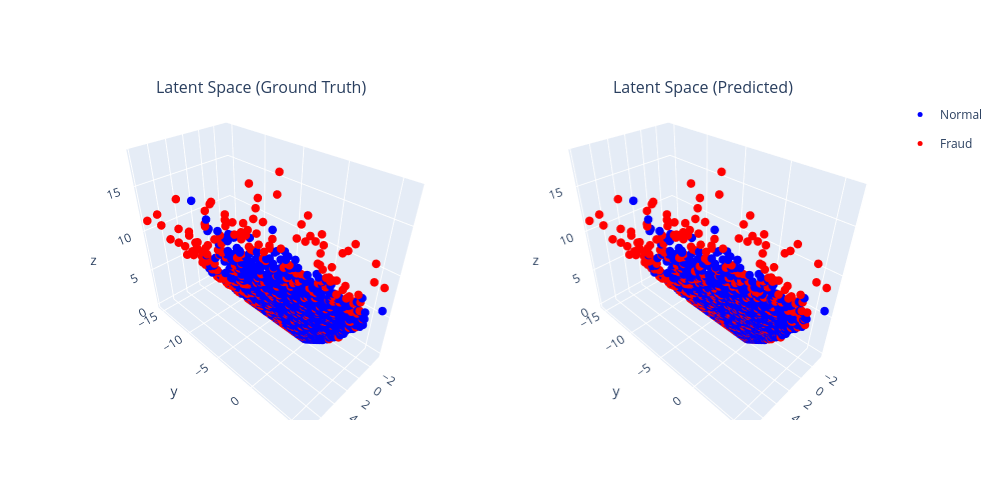

Here is the notebook cell this chart was saved with:
### Code cell
plot_latent_space_3d(
    embeddings=embeddings_all,
    y_test=y_all,
    y_pred=y_pred_all,
    index_df=all_df,        # DataFrame to use for hover info
    hover_col='sales_id'     # column in test_df to display on hover
)

### Figure 1 — Plotly figure (JSON) as saved in the notebook; plotly's stock layout.template omitted (floating-point values rounded to 4 significant figures; data arrays with more than 128 entries replaced by an {"elided": "..."} marker saying what was removed)
{"data": [{"hoverinfo": "text+name", "hovertext": {"elided": "9526 str values"}, "legendgroup": "Normal", "marker": {"color": "blue", "size": 5}, "mode": "markers", "name": "Normal", "scene": "scene", "showlegend": true, "type": "scatter3d", "x": {"elided": "9526 float values"}, "y": {"elided": "9526 float values"}, "z": {"elided": "9526 float values"}}, {"hoverinfo": "text+name", "hovertext": {"elided": "474 str values"}, "legendgroup": "Fraud", "marker": {"color": "red", "size": 5}, "mode": "markers", "name": "Fraud", "scene": "scene", "showlegend": true, "type": "scatter3d", "x": {"elided": "474 float values"}, "y": {"elided": "474 float values"}, "z": {"elided": "474 float values"}}, {"hoverinfo": "text+name", "hovertext": {"elided": "9044 str values"}, "legendgroup": "Normal", "marker": {"color": "blue", "size": 5}, "mode": "markers", "name": "Normal", "scene": "scene2", "showlegend": false, "type": "scatter3d", "x": {"elided": "9044 float values"}, "y": {"elided": "9044 float values"}, "z": {"elided": "9044 float values"}}, {"hoverinfo": "text+name", "hovertext": {"elided": "956 str values"}, "legendgroup": "Fraud", "marker": {"color": "red", "size": 5}, "mode": "markers", "name": "Fraud", "scene": "scene2", "showlegend": false, "type": "scatter3d", "x": {"elided": "956 float values"}, "y": {"elided": "956 float values"}, "z": {"elided": "956 float values"}}], "layout": {"annotations": [{"font": {"size": 16}, "showarrow": false, "text": "Latent Space (Ground Truth)", "x": 0.225, "xanchor": "center", "xref": "paper", "y": 1, "yanchor": "bottom", "yref": "paper"}, {"font": {"size": 16}, "showarrow": false, "text": "Latent Space (Predicted)", "x": 0.775, "xanchor": "center", "xref": "paper", "y": 1, "yanchor": "bottom", "yref": "paper"}], "height": 500, "scene": {"domain": {"x": [0, 0.45], "y": [0, 1]}}, "scene2": {"domain": {"x": [0.55, 1], "y": [0, 1]}}, "width": 1000}}
